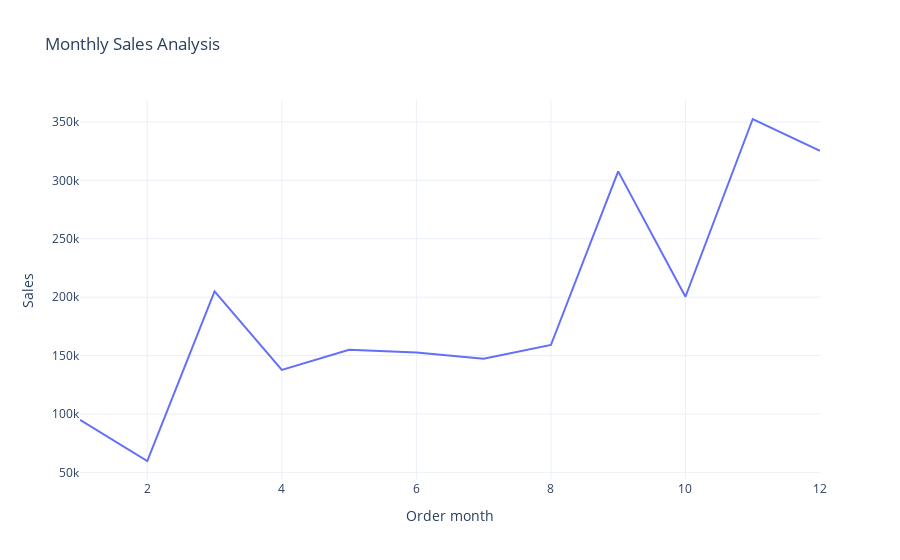

Write notebook code for a chart like this one.
### Code cell
fig = px.line(sales_by_month,
              x='Order month',
              y='Sales',
              title='Monthly Sales Analysis')
fig.show()

### Figure 1 — Plotly figure (JSON) as saved in the notebook; plotly's stock layout.template omitted (floating-point values rounded to 4 significant figures)
{"data": [{"hovertemplate": "Order month=%{x}<br>Sales=%{y}<extra></extra>", "legendgroup": "", "line": {"color": "#636efa", "dash": "solid"}, "marker": {"symbol": "circle"}, "mode": "lines", "name": "", "orientation": "v", "showlegend": false, "type": "scatter", "x": [1, 2, 3, 4, 5, 6, 7, 8, 9, 10, 11, 12], "xaxis": "x", "y": [94920.0, 59750.0, 205000.0, 137800.0, 155000.0, 152700.0, 147200.0, 159000.0, 307600.0, 200300.0, 352500.0, 325300.0], "yaxis": "y"}], "layout": {"legend": {"tracegroupgap": 0}, "title": {"text": "Monthly Sales Analysis"}, "xaxis": {"anchor": "y", "domain": [0, 1], "title": {"text": "Order month"}}, "yaxis": {"anchor": "x", "domain": [0, 1], "title": {"text": "Sales"}}}}
